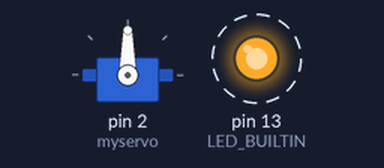
Bench run of a program on a simulated Arduino Nano, built with avr-gcc and run on an emulated ATmega328P. Shown: servo, output pins drawn as LEDs (lit = HIGH). Dashed ring = blinking. What the program prints to the serial monitor is not drawn.

Above: at 0.05 s.
Timing chart, 0 to 5.9 s (numbered marks = the images above):
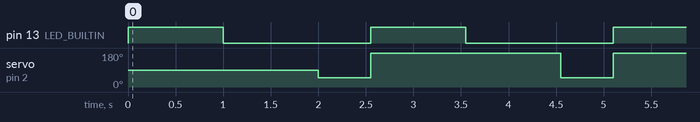

The program:

main.cpp
```cpp
#include <Arduino.h>
// inclus la librairie servo
#include <Servo.h>


Servo myservo;  // create servo object to control a servo

void setup()
{
  // initialize LED digital pin as an output.
  pinMode(LED_BUILTIN, OUTPUT);
  Serial.begin(9600);
  Serial.println("Start");
  // indique que la servo est sur le pin 2 de la carte nano pour faire un test
  myservo.attach(2);

}

void loop()
{
  // turn the LED on (HIGH is the voltage level)
  digitalWrite(LED_BUILTIN, HIGH);
  Serial.println("High");
  // wait for a second
  delay(1000);
  // turn the LED off by making the voltage LOW
  digitalWrite(LED_BUILTIN, LOW);
  Serial.println("Low");
   // wait for a second
  delay(1000);
  myservo.write(50);                  // sets the servo position according to the scaled value
  delay(550);
  myservo.write(250); // envoie la servo à une autre position

}
```

Measured:
- by itself, pin 13 (LED_BUILTIN): alternates HIGH for 1.0 s and LOW for 1.6 s
- by itself, servo on pin 2 (myservo): alternates 180° for 2.0 s and 50° for 0.55 s
